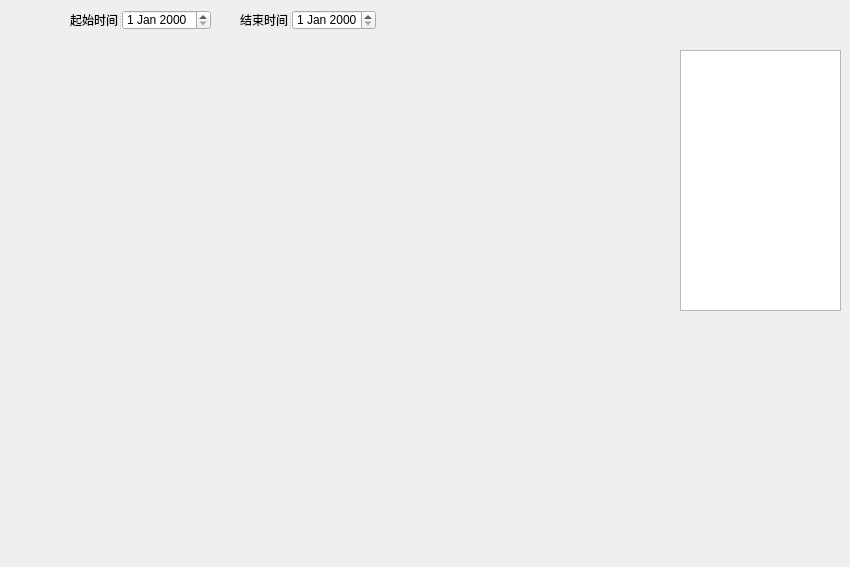
<?xml version="1.0" encoding="UTF-8"?>
<ui version="4.0">
 <class>ChartDialog</class>
 <widget class="QMainWindow" name="ChartDialog">
  <property name="windowModality">
   <enum>Qt::NonModal</enum>
  </property>
  <property name="geometry">
   <rect>
    <x>0</x>
    <y>0</y>
    <width>850</width>
    <height>567</height>
   </rect>
  </property>
  <property name="windowTitle">
   <string>柱状图</string>
  </property>
  <widget class="QWidget" name="centralWidget" >
  <widget class="QwtPlot" name="qwtPlot">
   <property name="geometry">
    <rect>
     <x>20</x>
     <y>50</y>
     <width>641</width>
     <height>271</height>
    </rect>
   </property>
   <property name="autoFillBackground">
    <bool>true</bool>
   </property>
   <property name="frameShadow">
    <enum>QFrame::Plain</enum>
   </property>
  </widget>
  <widget class="QSplitter" name="splitter_3">
   <property name="geometry">
    <rect>
     <x>240</x>
     <y>10</y>
     <width>136</width>
     <height>20</height>
    </rect>
   </property>
   <property name="orientation">
    <enum>Qt::Horizontal</enum>
   </property>
   <widget class="QLabel" name="label_3">
    <property name="text">
     <string>结束时间</string>
    </property>
   </widget>
   <widget class="QDateEdit" name="dateEdit_2"/>
  </widget>
  <widget class="QSplitter" name="splitter_2">
   <property name="geometry">
    <rect>
     <x>70</x>
     <y>10</y>
     <width>141</width>
     <height>20</height>
    </rect>
   </property>
   <property name="orientation">
    <enum>Qt::Horizontal</enum>
   </property>
   <widget class="QLabel" name="label_2">
    <property name="text">
     <string>起始时间</string>
    </property>
   </widget>
   <widget class="QDateEdit" name="dateEdit"/>
  </widget>
  <widget class="QwtPlot" name="qwtPlot_2">
   <property name="geometry">
    <rect>
     <x>20</x>
     <y>340</y>
     <width>641</width>
     <height>181</height>
    </rect>
   </property>
  </widget>
  <widget class="QTextBrowser" name="textBrowser">
   <property name="geometry">
    <rect>
     <x>680</x>
     <y>50</y>
     <width>161</width>
     <height>261</height>
    </rect>
   </property>
  </widget>
 </widget>
 </widget>
 <customwidgets>
  <customwidget>
   <class>QwtPlot</class>
   <extends>QFrame</extends>
   <header>qwt_plot.h</header>
  </customwidget>
 </customwidgets>
 <resources/>
 <connections/>
</ui>
